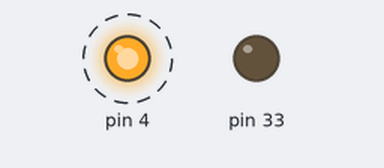
A program run on a simulated MicroPython board. Parts: output pins drawn as LEDs (lit = HIGH). Dashed ring = blinking. At 5.4 s the program stops and its outputs stay as they are.

Above: at 0.15 s.
At 2.45 s:
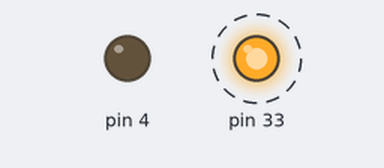
Timing chart, 0 to 3.0 s (numbered marks = the images above):
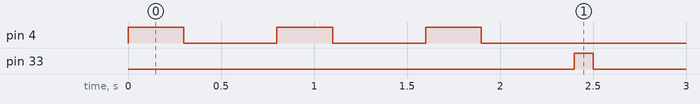

Measured:
- by itself, pin 4: alternates HIGH for 0.30 s and LOW for 0.50 s, 6 changes in all, then stays LOW
- by itself, pin 33: alternates HIGH for 0.10 s and LOW for 0.90 s, 6 changes in all, then stays LOW

The program:

ex4.py
```python
from machine import Pin
import time

ON = True
OFF = False

def blink_flash(times, LED, on, off):
    flash = Pin(LED, Pin.OUT, value=0)
    for _ in range(times):
        flash.value(ON)
        time.sleep_ms(on)
        flash.value(OFF)
        time.sleep_ms(off)


blink_flash(3, 4, 300, 500)
blink_flash(3, 33, 100, 900)
```
